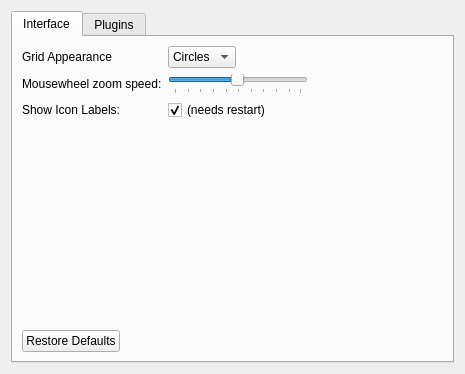
<?xml version="1.0" encoding="UTF-8"?>
<ui version="4.0">
 <class>Preferences</class>
 <widget class="QWidget" name="Preferences">
  <property name="geometry">
   <rect>
    <x>0</x>
    <y>0</y>
    <width>465</width>
    <height>374</height>
   </rect>
  </property>
  <property name="sizePolicy">
   <sizepolicy hsizetype="Preferred" vsizetype="Preferred">
    <horstretch>0</horstretch>
    <verstretch>0</verstretch>
   </sizepolicy>
  </property>
  <property name="windowTitle">
   <string>Preferences</string>
  </property>
  <layout class="QVBoxLayout" name="vertical_layout">
   <item>
    <widget class="QTabWidget" name="tab_widget">
     <property name="tabPosition">
      <enum>QTabWidget::North</enum>
     </property>
     <property name="tabShape">
      <enum>QTabWidget::Rounded</enum>
     </property>
     <property name="currentIndex">
      <number>0</number>
     </property>
     <widget class="QWidget" name="interface_tab">
      <attribute name="title">
       <string>Interface</string>
      </attribute>
      <layout class="QVBoxLayout" name="vertical_layout_4">
       <item>
        <layout class="QFormLayout" name="form_layout">
         <property name="fieldGrowthPolicy">
          <enum>QFormLayout::FieldsStayAtSizeHint</enum>
         </property>
         <item row="2" column="0">
          <widget class="QLabel" name="zoom_speed_label">
           <property name="text">
            <string>Mousewheel zoom speed:</string>
           </property>
          </widget>
         </item>
         <item row="2" column="1">
          <widget class="QSlider" name="zoom_speed_slider">
           <property name="minimumSize">
            <size>
             <width>140</width>
             <height>0</height>
            </size>
           </property>
           <property name="minimum">
            <number>1</number>
           </property>
           <property name="maximum">
            <number>100</number>
           </property>
           <property name="singleStep">
            <number>1</number>
           </property>
           <property name="value">
            <number>50</number>
           </property>
           <property name="orientation">
            <enum>Qt::Horizontal</enum>
           </property>
           <property name="invertedControls">
            <bool>false</bool>
           </property>
           <property name="tickPosition">
            <enum>QSlider::TicksBelow</enum>
           </property>
           <property name="tickInterval">
            <number>0</number>
           </property>
          </widget>
         </item>
         <item row="0" column="0">
          <widget class="QLabel" name="Grid">
           <property name="text">
            <string>Grid Appearance</string>
           </property>
          </widget>
         </item>
         <item row="0" column="1">
          <widget class="QComboBox" name="grid_appearance_type_combo_box">
           <item>
            <property name="text">
             <string>Circles</string>
            </property>
            <property name="icon">
             <iconset resource="cadnano.gui.ui.dialogs.dialogicons.qrc">
              <normaloff>:/part/grid_circles</normaloff>:/part/grid_circles</iconset>
            </property>
           </item>
           <item>
            <property name="text">
             <string>Lines</string>
            </property>
            <property name="icon">
             <iconset resource="cadnano.gui.ui.dialogs.dialogicons.qrc">
              <normaloff>:/part/grid_lines</normaloff>:/part/grid_lines</iconset>
            </property>
           </item>
           <item>
            <property name="text">
             <string>Points</string>
            </property>
            <property name="icon">
             <iconset resource="cadnano.gui.ui.dialogs.dialogicons.qrc">
              <normaloff>:/part/grid_points</normaloff>:/part/grid_points</iconset>
            </property>
           </item>
          </widget>
         </item>
         <item row="3" column="0">
          <widget class="QLabel" name="show_icon_label_text">
           <property name="text">
            <string>Show Icon Labels:</string>
           </property>
          </widget>
         </item>
         <item row="3" column="1">
          <widget class="QCheckBox" name="show_icon_labels">
           <property name="text">
            <string>(needs restart)</string>
           </property>
           <property name="checked">
            <bool>true</bool>
           </property>
          </widget>
         </item>
        </layout>
       </item>
       <item>
        <widget class="QDialogButtonBox" name="button_box">
         <property name="standardButtons">
          <set>QDialogButtonBox::RestoreDefaults</set>
         </property>
        </widget>
       </item>
      </layout>
     </widget>
     <widget class="QWidget" name="plugins_tab">
      <attribute name="title">
       <string>Plugins</string>
      </attribute>
      <layout class="QVBoxLayout" name="vertical_layout_5">
       <item>
        <widget class="QLabel" name="label">
         <property name="text">
          <string>Plugins allow custom python code execution within cadnano.
See github.com/cadnano/plugins for examples.</string>
         </property>
         <property name="wordWrap">
          <bool>true</bool>
         </property>
        </widget>
       </item>
       <item>
        <widget class="QTableWidget" name="plugin_table_widget">
         <attribute name="horizontalHeaderStretchLastSection">
          <bool>true</bool>
         </attribute>
         <column>
          <property name="text">
           <string>Path</string>
          </property>
         </column>
        </widget>
       </item>
       <item>
        <widget class="QPushButton" name="add_plugin_button">
         <property name="text">
          <string>Add Plugin</string>
         </property>
        </widget>
       </item>
      </layout>
     </widget>
    </widget>
   </item>
  </layout>
  <action name="actionClose">
   <property name="text">
    <string>Close</string>
   </property>
   <property name="shortcut">
    <string>Ctrl+W</string>
   </property>
  </action>
 </widget>
 <tabstops>
  <tabstop>zoom_speed_slider</tabstop>
 </tabstops>
 <resources>
  <include location="cadnano.gui.ui.dialogs.dialogicons.qrc"/>
 </resources>
 <connections/>
 <slots>
  <slot>addPlugin()</slot>
  <slot>handleButtonClick(QAbstractButton*)</slot>
  <slot>setHoneycombRows(int)</slot>
  <slot>setHoneycombCols(int)</slot>
  <slot>setHoneycombSteps(int)</slot>
  <slot>setSquareRows(int)</slot>
  <slot>setSquareCols(int)</slot>
  <slot>setSquareSteps(int)</slot>
  <slot>setAutoScaf(int)</slot>
  <slot>setStartupTool(int)</slot>
  <slot>setZoomSpeed(int)</slot>
 </slots>
</ui>
